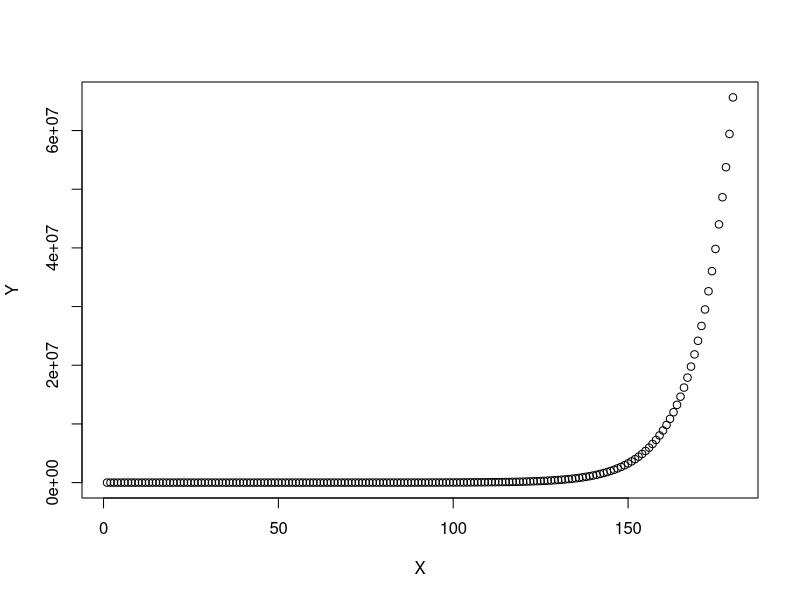
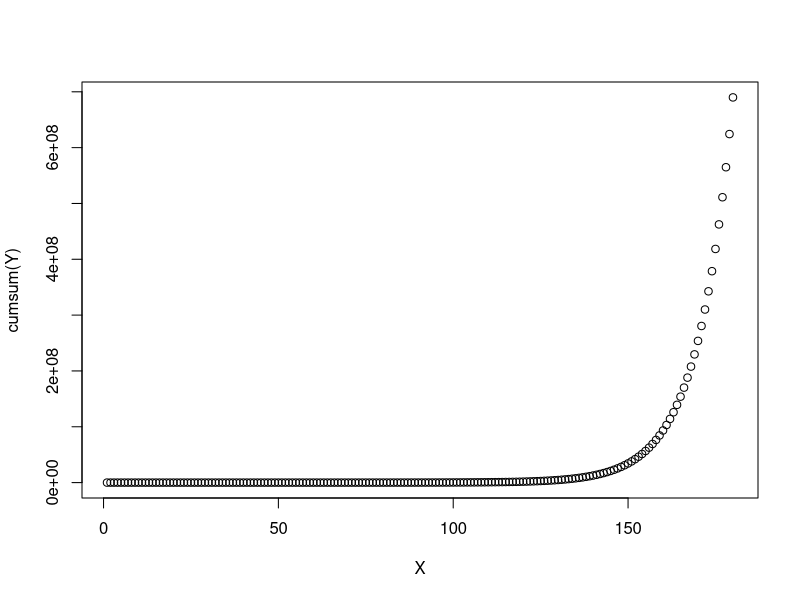

Generate these figures, in order, with R:
#########
# логистическая регрессия
N<-180

X<-seq(1:N) # время

E_Y<- exp( 0.1*X)

Y<-rep(NA, N)# делаем пустой Y

for (i in 1:N) {
   Y[i]<-rpois(n=1,lambda=E_Y[i] )
}
plot(Y~X)
cumsum(Y)
plot(cumsum(Y)~X)












